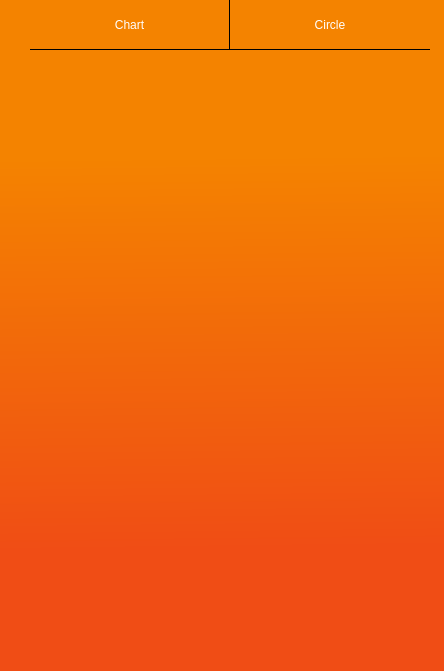
<?xml version="1.0" encoding="UTF-8"?>
<ui version="4.0">
 <class>HistoryWidget</class>
 <widget class="QWidget" name="HistoryWidget">
  <property name="geometry">
   <rect>
    <x>0</x>
    <y>0</y>
    <width>444</width>
    <height>671</height>
   </rect>
  </property>
  <property name="windowTitle">
   <string>Form</string>
  </property>
  <widget class="QStackedWidget" name="stackedWidget">
   <property name="geometry">
    <rect>
     <x>0</x>
     <y>0</y>
     <width>444</width>
     <height>671</height>
    </rect>
   </property>
   <property name="styleSheet">
    <string notr="true">background: qlineargradient(spread:pad, x1:0.493074, y1:0.818182, x2:0.487685, y2:0.153409, stop:0 rgba(240, 77, 21, 255), stop:0.881773 rgba(244, 131, 0, 255))</string>
   </property>
   <property name="currentIndex">
    <number>1</number>
   </property>
   <widget class="QWidget" name="history">
    <widget class="QPushButton" name="reading1">
     <property name="geometry">
      <rect>
       <x>15</x>
       <y>30</y>
       <width>410</width>
       <height>40</height>
      </rect>
     </property>
     <property name="cursor">
      <cursorShape>PointingHandCursor</cursorShape>
     </property>
     <property name="styleSheet">
      <string notr="true">background-color: white;
color: black;
border-radius: 5px;
text-align: left;</string>
     </property>
     <property name="text">
      <string>Reading</string>
     </property>
     <property name="icon">
      <iconset resource="../resources.qrc">
       <normaloff>:/images/bar.png</normaloff>:/images/bar.png</iconset>
     </property>
     <property name="iconSize">
      <size>
       <width>32</width>
       <height>32</height>
      </size>
     </property>
    </widget>
    <widget class="QPushButton" name="reading2">
     <property name="geometry">
      <rect>
       <x>15</x>
       <y>90</y>
       <width>410</width>
       <height>40</height>
      </rect>
     </property>
     <property name="cursor">
      <cursorShape>PointingHandCursor</cursorShape>
     </property>
     <property name="styleSheet">
      <string notr="true">background-color: white;
color: black;
border-radius: 5px;
text-align: left;</string>
     </property>
     <property name="text">
      <string>Reading</string>
     </property>
     <property name="icon">
      <iconset resource="../resources.qrc">
       <normaloff>:/images/bar.png</normaloff>:/images/bar.png</iconset>
     </property>
     <property name="iconSize">
      <size>
       <width>32</width>
       <height>32</height>
      </size>
     </property>
    </widget>
    <widget class="QPushButton" name="reading3">
     <property name="geometry">
      <rect>
       <x>15</x>
       <y>150</y>
       <width>410</width>
       <height>40</height>
      </rect>
     </property>
     <property name="cursor">
      <cursorShape>PointingHandCursor</cursorShape>
     </property>
     <property name="styleSheet">
      <string notr="true">background-color: white;
color: black;
border-radius: 5px;
text-align: left;</string>
     </property>
     <property name="text">
      <string>Reading</string>
     </property>
     <property name="icon">
      <iconset resource="../resources.qrc">
       <normaloff>:/images/bar.png</normaloff>:/images/bar.png</iconset>
     </property>
     <property name="iconSize">
      <size>
       <width>32</width>
       <height>32</height>
      </size>
     </property>
    </widget>
    <widget class="QPushButton" name="reading4">
     <property name="geometry">
      <rect>
       <x>15</x>
       <y>210</y>
       <width>410</width>
       <height>40</height>
      </rect>
     </property>
     <property name="cursor">
      <cursorShape>PointingHandCursor</cursorShape>
     </property>
     <property name="styleSheet">
      <string notr="true">background-color: white;
color: black;
border-radius: 5px;
text-align: left;</string>
     </property>
     <property name="text">
      <string>Reading</string>
     </property>
     <property name="icon">
      <iconset resource="../resources.qrc">
       <normaloff>:/images/bar.png</normaloff>:/images/bar.png</iconset>
     </property>
     <property name="iconSize">
      <size>
       <width>32</width>
       <height>32</height>
      </size>
     </property>
    </widget>
    <widget class="QPushButton" name="reading5">
     <property name="geometry">
      <rect>
       <x>15</x>
       <y>270</y>
       <width>410</width>
       <height>40</height>
      </rect>
     </property>
     <property name="cursor">
      <cursorShape>PointingHandCursor</cursorShape>
     </property>
     <property name="styleSheet">
      <string notr="true">background-color: white;
color: black;
border-radius: 5px;
text-align: left;</string>
     </property>
     <property name="text">
      <string>Reading</string>
     </property>
     <property name="icon">
      <iconset resource="../resources.qrc">
       <normaloff>:/images/bar.png</normaloff>:/images/bar.png</iconset>
     </property>
     <property name="iconSize">
      <size>
       <width>32</width>
       <height>32</height>
      </size>
     </property>
    </widget>
    <widget class="QPushButton" name="reading6">
     <property name="geometry">
      <rect>
       <x>15</x>
       <y>330</y>
       <width>410</width>
       <height>40</height>
      </rect>
     </property>
     <property name="cursor">
      <cursorShape>PointingHandCursor</cursorShape>
     </property>
     <property name="styleSheet">
      <string notr="true">background-color: white;
color: black;
border-radius: 5px;
text-align: left;</string>
     </property>
     <property name="text">
      <string>Reading</string>
     </property>
     <property name="icon">
      <iconset resource="../resources.qrc">
       <normaloff>:/images/bar.png</normaloff>:/images/bar.png</iconset>
     </property>
     <property name="iconSize">
      <size>
       <width>32</width>
       <height>32</height>
      </size>
     </property>
    </widget>
    <widget class="QPushButton" name="reading7">
     <property name="geometry">
      <rect>
       <x>15</x>
       <y>390</y>
       <width>410</width>
       <height>40</height>
      </rect>
     </property>
     <property name="cursor">
      <cursorShape>PointingHandCursor</cursorShape>
     </property>
     <property name="styleSheet">
      <string notr="true">background-color: white;
color: black;
border-radius: 5px;
text-align: left;</string>
     </property>
     <property name="text">
      <string>Reading</string>
     </property>
     <property name="icon">
      <iconset resource="../resources.qrc">
       <normaloff>:/images/bar.png</normaloff>:/images/bar.png</iconset>
     </property>
     <property name="iconSize">
      <size>
       <width>32</width>
       <height>32</height>
      </size>
     </property>
    </widget>
    <widget class="QPushButton" name="reading8">
     <property name="geometry">
      <rect>
       <x>15</x>
       <y>450</y>
       <width>410</width>
       <height>40</height>
      </rect>
     </property>
     <property name="cursor">
      <cursorShape>PointingHandCursor</cursorShape>
     </property>
     <property name="styleSheet">
      <string notr="true">background-color: white;
color: black;
border-radius: 5px;
text-align: left;</string>
     </property>
     <property name="text">
      <string>Reading</string>
     </property>
     <property name="icon">
      <iconset resource="../resources.qrc">
       <normaloff>:/images/bar.png</normaloff>:/images/bar.png</iconset>
     </property>
     <property name="iconSize">
      <size>
       <width>32</width>
       <height>32</height>
      </size>
     </property>
    </widget>
    <widget class="QPushButton" name="reading9">
     <property name="geometry">
      <rect>
       <x>15</x>
       <y>510</y>
       <width>410</width>
       <height>40</height>
      </rect>
     </property>
     <property name="cursor">
      <cursorShape>PointingHandCursor</cursorShape>
     </property>
     <property name="styleSheet">
      <string notr="true">background-color: white;
color: black;
border-radius: 5px;
text-align: left;</string>
     </property>
     <property name="text">
      <string>Reading</string>
     </property>
     <property name="icon">
      <iconset resource="../resources.qrc">
       <normaloff>:/images/bar.png</normaloff>:/images/bar.png</iconset>
     </property>
     <property name="iconSize">
      <size>
       <width>32</width>
       <height>32</height>
      </size>
     </property>
    </widget>
    <widget class="QPushButton" name="reading10">
     <property name="geometry">
      <rect>
       <x>15</x>
       <y>570</y>
       <width>410</width>
       <height>40</height>
      </rect>
     </property>
     <property name="cursor">
      <cursorShape>PointingHandCursor</cursorShape>
     </property>
     <property name="styleSheet">
      <string notr="true">background-color: white;
color: black;
border-radius: 5px;
text-align: left;</string>
     </property>
     <property name="text">
      <string>Reading</string>
     </property>
     <property name="icon">
      <iconset resource="../resources.qrc">
       <normaloff>:/images/bar.png</normaloff>:/images/bar.png</iconset>
     </property>
     <property name="iconSize">
      <size>
       <width>32</width>
       <height>32</height>
      </size>
     </property>
    </widget>
   </widget>
   <widget class="QWidget" name="charts">
    <widget class="QPushButton" name="chartButton">
     <property name="geometry">
      <rect>
       <x>30</x>
       <y>0</y>
       <width>200</width>
       <height>50</height>
      </rect>
     </property>
     <property name="cursor">
      <cursorShape>PointingHandCursor</cursorShape>
     </property>
     <property name="styleSheet">
      <string notr="true">background: none;
color: white;
border: 1px solid black;
border-left: none;
border-top: none;</string>
     </property>
     <property name="text">
      <string>Chart</string>
     </property>
    </widget>
    <widget class="QPushButton" name="circleButton">
     <property name="geometry">
      <rect>
       <x>230</x>
       <y>0</y>
       <width>200</width>
       <height>50</height>
      </rect>
     </property>
     <property name="cursor">
      <cursorShape>PointingHandCursor</cursorShape>
     </property>
     <property name="styleSheet">
      <string notr="true">background: none;
color: white;
border: 1px solid black;
border-right: none;
border-left: none;
border-top: none;
</string>
     </property>
     <property name="text">
      <string>Circle</string>
     </property>
    </widget>
    <widget class="QLabel" name="chartLabel">
     <property name="geometry">
      <rect>
       <x>50</x>
       <y>5</y>
       <width>40</width>
       <height>40</height>
      </rect>
     </property>
     <property name="styleSheet">
      <string notr="true">background: none;</string>
     </property>
     <property name="text">
      <string/>
     </property>
     <property name="pixmap">
      <pixmap resource="../resources.qrc">:/images/current_chart.png</pixmap>
     </property>
     <property name="scaledContents">
      <bool>true</bool>
     </property>
    </widget>
    <widget class="QLabel" name="circleLabel">
     <property name="geometry">
      <rect>
       <x>250</x>
       <y>5</y>
       <width>40</width>
       <height>40</height>
      </rect>
     </property>
     <property name="styleSheet">
      <string notr="true">background: none;</string>
     </property>
     <property name="text">
      <string/>
     </property>
     <property name="pixmap">
      <pixmap resource="../resources.qrc">:/images/current_chart.png</pixmap>
     </property>
     <property name="scaledContents">
      <bool>true</bool>
     </property>
    </widget>
    <widget class="QPushButton" name="backButton">
     <property name="geometry">
      <rect>
       <x>0</x>
       <y>5</y>
       <width>35</width>
       <height>35</height>
      </rect>
     </property>
     <property name="cursor">
      <cursorShape>PointingHandCursor</cursorShape>
     </property>
     <property name="styleSheet">
      <string notr="true">border: none;
background: none;</string>
     </property>
     <property name="text">
      <string/>
     </property>
     <property name="icon">
      <iconset resource="../resources.qrc">
       <normaloff>:/images/back.png</normaloff>:/images/back.png</iconset>
     </property>
     <property name="iconSize">
      <size>
       <width>32</width>
       <height>32</height>
      </size>
     </property>
    </widget>
   </widget>
  </widget>
 </widget>
 <resources>
  <include location="../resources.qrc"/>
 </resources>
 <connections/>
</ui>
